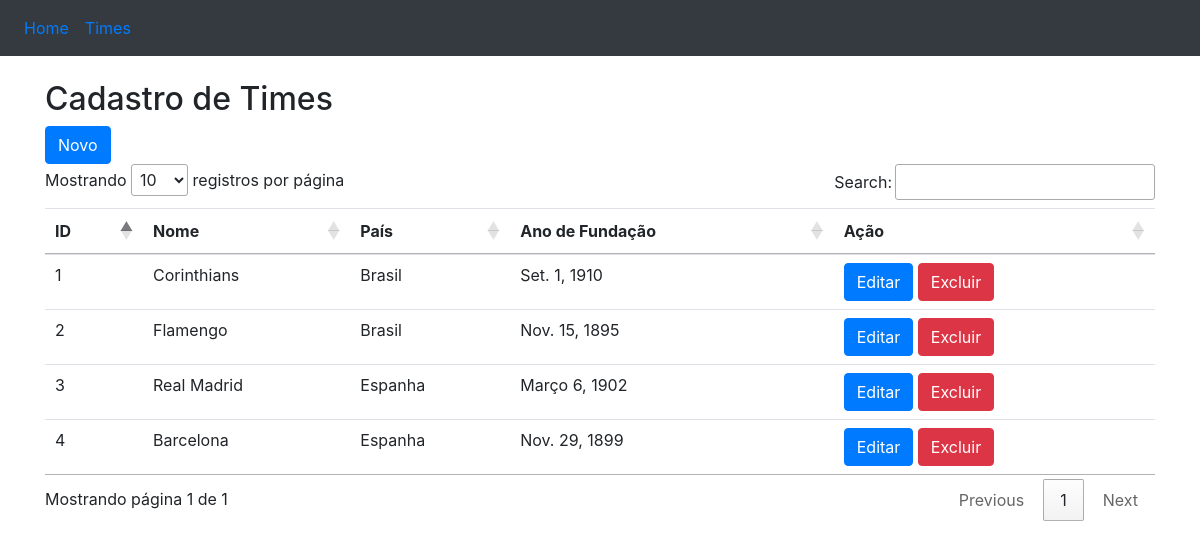
The app's page /time/ with its own data.
### team/models.py (models this page shows, shortened)
class Team(models.Model):
    code = models.CharField(max_length=20)
    name = models.CharField(max_length=150,
                            null=True,
                            blank=True,
                            unique=False)
    country = models.CharField(max_length=50,
                            null=True,
                            blank=True,
                            unique=False)
    dateFounded = models.DateField(null=True,blank=True)

### team/views.py (the view)
# urls.py: path('',teams),
def teams(request):
    title = "Cadastro de Times"
    teams = Team.objects.all()
    return render(request,'teams.html',{'title':title, 'teams': teams})

### team/templates/teams.html (shortened to what this page needs)
<!DOCTYPE html>
<html>
<head>
    <link rel="stylesheet" href="https://maxcdn.bootstrapcdn.com/bootstrap/4.3.1/css/bootstrap.min.css">
    <link href="//cdn.datatables.net/1.10.15/css/jquery.dataTables.min.css" rel="stylesheet">
</head>
<body>
    <nav class="navbar navbar-expand-sm bg-dark">
        <ul class="navbar-nav">
            <li class="nav-item">
                <a class="nav-link" href="/">Home</a>
            </li>
            <li class="nav-item">
                <a class="nav-link" href="/time">Times</a>
            </li>
        </ul>
    </nav>
    <br>
    <div class="container">
        <h2>{{title}}</h2>
        <a href="/time/novo" class="btn btn-primary" role="button">
            Novo
        </a>
        <div style="overflow-y: scroll; height: 410px; width: 100%;" align="center">
            <table class="table" id="team">
                <thead>
                    <tr>
                        <th>ID</th>
                        <th>Nome</th>
                        <th>País</th>
                        <th>Ano de Fundação</th>
                        <th>Ação</th>
                    </tr>
                </thead>
                <tbody>
                    {% for team in teams %}
                    <tr>
                        <td nowrap="true">{{team.id}}</td>
                        <td nowrap="true">{{team.name}}</td>
                        <td nowrap="true">{{team.country}}</td>
                        <td nowrap="true">{{team.dateFounded}}</td>
                        <td nowrap="true">
                            <a href="/time/alterar/{{team.code}}" class="btn btn-primary" role="button">
                                Editar
                            </a>
                            <a href="/time/excluir/{{team.code}}" class="btn btn-danger" role="button">
                                Excluir
                            </a>
                        </td>
                    </tr>
                    {% endfor %}
                </tbody>
            </table>
        </div>
    </div>
</body>
</html>

### records on screen
Team: id "1", name "Corinthians", country "Brasil", dateFounded "Set. 1, 1910"
Team: id "2", name "Flamengo", country "Brasil", dateFounded "Nov. 15, 1895"
Team: id "3", name "Real Madrid", country "Espanha", dateFounded "Março 6, 1902"
Team: id "4", name "Barcelona", country "Espanha", dateFounded "Nov. 29, 1899"

### other values on screen
{{ title }} "Cadastro de Times"
